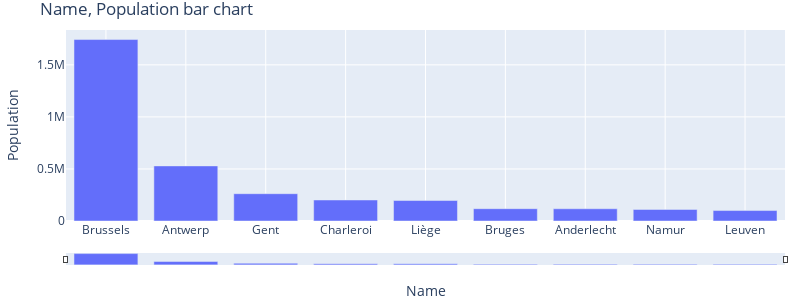

The notebook cell this image was saved under:
### Code cell
import plotly.express as px
# Construct the graph and style it. Further customize your graph by editing this code.
# See Plotly Documentation for help: https://plotly.com/python/plotly-express/
fig = px.bar(df, x='Name', y='Population', width=812, height=300)
fig.update_layout(
    title='Name, Population bar chart', 
    margin=dict(l=20, r=15, t=30, b=35),
    xaxis = dict(
        showgrid=True, 
        rangeslider = dict(
            visible=True, 
            thickness=0.05
        )
    ), 
    yaxis = dict(
        showgrid=True
    ), 
    legend = dict(
        orientation='v'
    ), 
    barmode='group', 
    paper_bgcolor='#FFFFFF'
)

fig.show()

### Figure 1 — Plotly figure (JSON) as saved in the notebook; plotly's stock layout.template omitted (floating-point values rounded to 4 significant figures)
{"data": [{"alignmentgroup": "True", "hovertemplate": "Name=%{x}<br>Population=%{y}<extra></extra>", "legendgroup": "", "marker": {"color": "#636efa", "pattern": {"shape": ""}}, "name": "", "offsetgroup": "", "orientation": "v", "showlegend": false, "textposition": "auto", "type": "bar", "x": ["Brussels", "Antwerp", "Gent", "Charleroi", "Liège", "Bruges", "Anderlecht", "Namur", "Leuven"], "xaxis": "x", "y": [1743000, 529247, 262219, 201816, 196623, 118284, 117412, 110939, 100291], "yaxis": "y"}], "layout": {"barmode": "group", "height": 300, "legend": {"orientation": "v", "tracegroupgap": 0}, "margin": {"b": 35, "l": 20, "r": 15, "t": 30}, "paper_bgcolor": "#FFFFFF", "title": {"text": "Name, Population bar chart"}, "width": 800, "xaxis": {"anchor": "y", "domain": [0, 1], "rangeslider": {"thickness": 0.05, "visible": true}, "showgrid": true, "title": {"text": "Name"}}, "yaxis": {"anchor": "x", "domain": [0, 1], "showgrid": true, "title": {"text": "Population"}}}}
